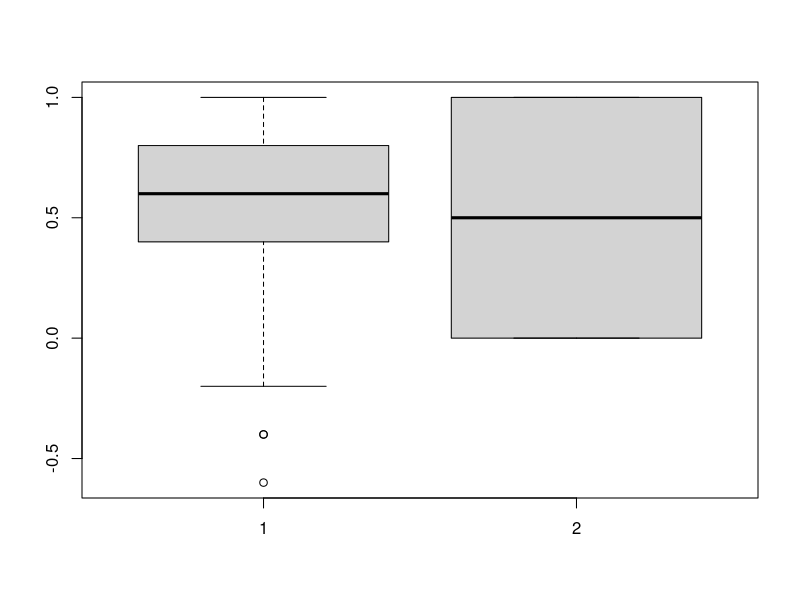

R code for this plot:
################################################################################
# Program: Week3
# Project: Boucher Senior Thesis
# Description: Conduct a simulation study comparing full least squares to 
# marginal correlation for variable ordering. 
#
# Author: Kimberly Boucher
# Date: 1 Oct 2013
#
# Notes:

n <- 20 # number of y_i's
p <- 5 # number of covariates
m <- 1 # number of datasets

beta <- c(4, 2, 1, 0.5, 0)
beta0 <- rep(0, p)

set.seed(20131001)

sample_data.generate <- function(p, n, m, b, b0) {
  X <<- matrix(rnorm(n*p, mean=0, sd=1),nrow=p,ncol=n)
  Xt <<- t(X)
  e <<- rnorm(p, mean=0, sd=sqrt(3))
  y <<- b0 + t(X) %*% b + e
}

sample_data.generate(p, n, m, beta, beta0)

################################################################################
# Problem 1:
#   Write a function that that takes three parameters - a vector y (the 
#   response), a matrix X of the covariates - and returns an ordering of the 
#   variables. The third parameter of the function dictates whether that order 
#   is based on the least squares fit or based on the marginal correlations.

fit.order <- function(y,X,method){
  if ((method == "ls") | (method == "lsf")) {
    corr_method <- "kendall"
  } else if (method == "marginal_corr") {
    corr_method <- "pearson"
  }
  correlations <- cor(X, y, use="everything", method=corr_method)
  correlations <- abs(correlations)
  #print("correlations = ");print(correlations) # debugging
    #cat("correlations = ", correlations, "\n") # debugging
    #cat(sprintf("correlations = %f\n", correlations)) # debugging
  order <- order(-correlations)
    #print("order = ");print(order) # debugging
    #print(cat("order = ", order)) # debugging
  #cat("order = ", order) # debugging
    #sprintf("order = ", order) # debugging
    #message("order = ", order) # debugging
  #list <- list(cor=correlations, ord=order)
}

#marginal <- fit.order(y,Xt,"marginal_corr")$ord
marginal <- fit.order(y,Xt,"marginal_corr")
ls <- fit.order(y,Xt,"ls")

################################################################################
# Problem 2:
#   Generate m = 1000 replicate datasets, each with n = 15 observations involving 
#   a response vector (determined by the above mentioned model) and 5 covariate
#   vectors (which can be stored as a matrix X). For each replicate dataset, fit 
#   the model using least squares and record the ordering and determine the 
#   marginal correlations and record the ordering.

m <- 1000
n <- 15

ls <- matrix(rep(0, m*p), nrow=m, ncol=p)
marginal <- matrix(rep(0, m*p), nrow=m, ncol=p)

for (i in 1:m) {
  sample_data.generate(p, n, m, beta, beta0)
  marginal[i,] <- fit.order(y, Xt, "marginal_corr")
  ls[i,] <- fit.order(y, Xt, "ls")
}

################################################################################
# Problem 3:
#   For the orderings generated above, compute Kendall's tau between the ordering
#   and the order of the true coefficients.

true_ordering = seq(5)
#kendall_tau_marginal <- apply(marginal, 1, function(x) cor(x, true_ordering, 
#                                                           use="everything", 
#                                                           "kendall"))
#kendall_tau_ls <- apply(ls, 1, function(x) cor(x, true_ordering, 
#                                               use="everything", "kendall"))
kendall_tau_marginal <- cor(t(marginal), true_ordering, use="everything", "kendall")
kendall_tau_ls <- cor(t(ls), true_ordering, use="everything", "kendall")

################################################################################
# Problem 4:
#   Make a boxplot of the tau values for each of the two methods. Does one method
#   appear to give a better ranking for this problem?

measure <- c(kendall_tau_marginal, kendall_tau_ls)
category <- c(0*kendall_tau_marginal, rep(1, length(kendall_tau_ls)))
boxplot(measure, category)
